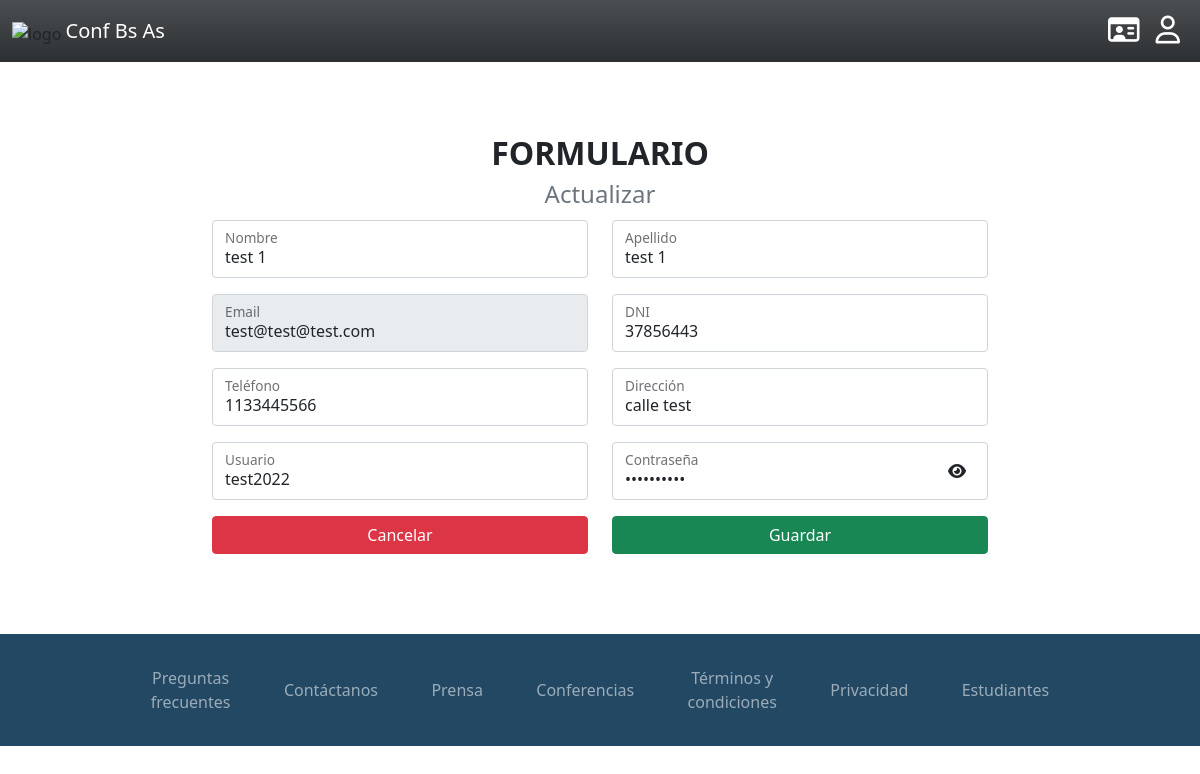
The app's page /views/update.php?id=26, older data.
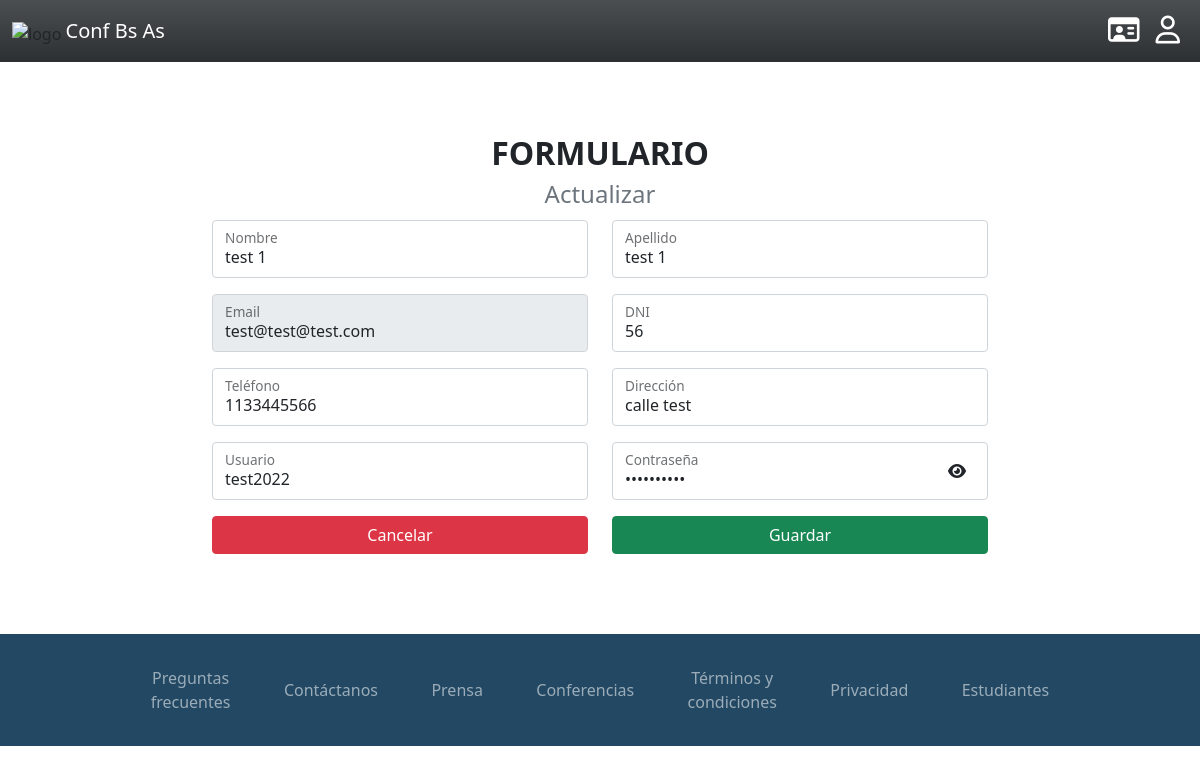
The same page, newer data.
### tables this page shows
CREATE TABLE `users` (
  `id` int(11) NOT NULL AUTO_INCREMENT,
  `lastName` varchar(30) NOT NULL,
  `firstName` varchar(30) NOT NULL,
  `email` varchar(40) NOT NULL,
  `phone` varchar(20) DEFAULT NULL,
  `dni` varchar(10) DEFAULT NULL,
  `username` varchar(20) NOT NULL,
  `address` varchar(40) DEFAULT NULL,
  `password` varchar(80) NOT NULL,
  `role` int(11) NOT NULL DEFAULT '2',
  PRIMARY KEY (`id`),
  UNIQUE KEY `users_email_IDX` (`email`) USING BTREE
);

### functions/CRUD_USERS.php (called while the page is built, shortened)
<?php
function get_user_by_id($id)
{
    return mysqli_fetch_array(
        mysqli_query($GLOBALS['connection'], "SELECT * FROM users WHERE id=$id")
    );
};
?>

### views/update.php (the view, shortened to what this page needs)
<?php
include '../functions/CRUD_USERS.php';
$user = get_user_by_id($_GET['id']);
include './partials/header.php';
?>
<main class="my-4 d-flex flex-column align-items-center" id="register">
  <section class="text-center my-5">
    <h2 class="fw-bold mb-1">FORMULARIO</h2>
    <p class="text-muted my-0 fs-4">Actualizar</p>
    <form id="form-update" action="../functions/validation_update.php?id=<?php echo $_GET[
        'id'
    ]; ?>" method="post"
      class="row g-3 needs-validation" novalidate>
      <div class="container d-flex justify-content-center text-start">
        <div class="row justify-content-center align-items-center col-8">
          <div class="my-2 col-12 col-lg-6">
            <div class="form-floating">
              <input type="text" name="firstName" id="validationCustom01" placeholder="Nombre"
                value="<?php echo $user['firstName']; ?>" class="form-control" required>
              <label for="name">Nombre</label>
            </div>
          </div>
          <div class="my-2 col-12 col-lg-6">
            <div class="form-floating">
              <input type="text" name="lastName" placeholder="Apellido" value="<?php echo $user[
                  'lastName'
              ]; ?>"
                class="form-control" required>
              <label for="">Apellido</label>
            </div>
          </div>
          <div class="my-2 col-12 col-lg-6">
            <div class="form-floating">
              <input type="text" name="email" placeholder="Email" value="<?php echo $user[
                  'email'
              ]; ?>" class="form-control" disabled>
              <label for="">Email</label>
            </div>
          </div>
          <div class="my-2 col-12 col-lg-6 text-start">
            <div class="form-floating">
              <input type="number" name="dni" id="dni" placeholder="DNI" value="<?php echo $user[
                  'dni'
              ]; ?>" class="form-control" required>
              <label for="">DNI</label>
            </div>
          </div>
          <div class="my-2 col-12 col-lg-6 text-start">
            <div class="form-floating">
              <input type="number" name="phone" id="phone" placeholder="Teléfono" value="<?php echo $user[
                  'phone'
              ]; ?>"
                class="form-control" required>
              <label for="">Teléfono</label>
            </div>
          </div>
          <div class="my-2 col-12 col-lg-6 text-start">
            <div class="form-floating">
              <input type="text" name="address" id="address" placeholder="Dirección" class="form-control" value="<?php echo $user[
                  'address'
              ]; ?>" required>
              <label for="">Dirección</label>
            </div>
          </div>
          <div class="my-2 col-12 col-lg-6 text-start">
            <div class="form-floating">
              <input type="text" name="username" id="username" placeholder="Username" value="<?php echo $user[
                  'username'
              ]; ?>" class="form-control" required>
              <label for="">Usuario</label>
            </div>
          </div>
          <div class="my-2 col-12 col-lg-6 text-start">
            <div class="form-floating d-flex">
              <input type="password" class="form-control" id="password" name="pass" value="<?php echo $user[
                  'password'
              ]; ?>" placeholder="Contraseña" required>
              <div class="input-group-prepend icon-container">
                <span class="input-group-text h-100 bg-white border-0"><i class="fa-solid fa-eye text-dark"
                    onclick='seePass(event)'></i></span>
              </div>
              <label for="">Contraseña</label>
            </div>
          </div>
          <div class="my-2 d-flex gap-4">
            <a href="listUsers.php" class="btn btn-danger w-100">Cancelar</a>
            <button type="submit" id="btnResumen" name="save" class="btn btn-success w-100">Guardar</a>
          </div>
        </div>
      </div>
    </form>
  </section>
</main>
<?php include './partials/footer.php'; ?>

Row changes from the older to the newer data that the page shows:
changed users "test 1": dni "37856443" → "56"
